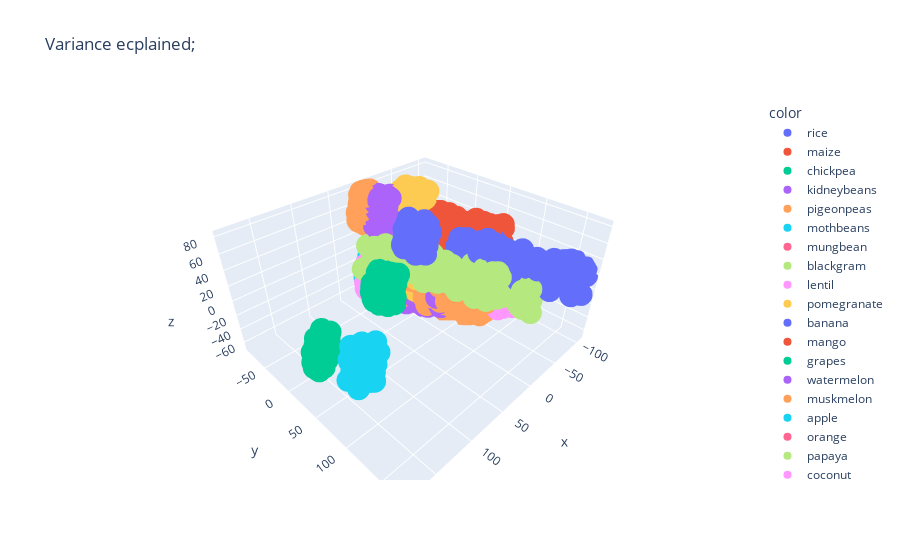

The notebook cell saved with this chart:
### Code cell
pca2=PCA(n_components=3)
df_pca2=pca2.fit_transform(df.drop(['Label'],axis=1))
df_pca2=pd.DataFrame(df_pca2)
fig=px.scatter_3d(x=df_pca2[0],y=df_pca2[1],z=df_pca2[2],color=df['Label'],title="Variance ecplained;")
fig.show()
